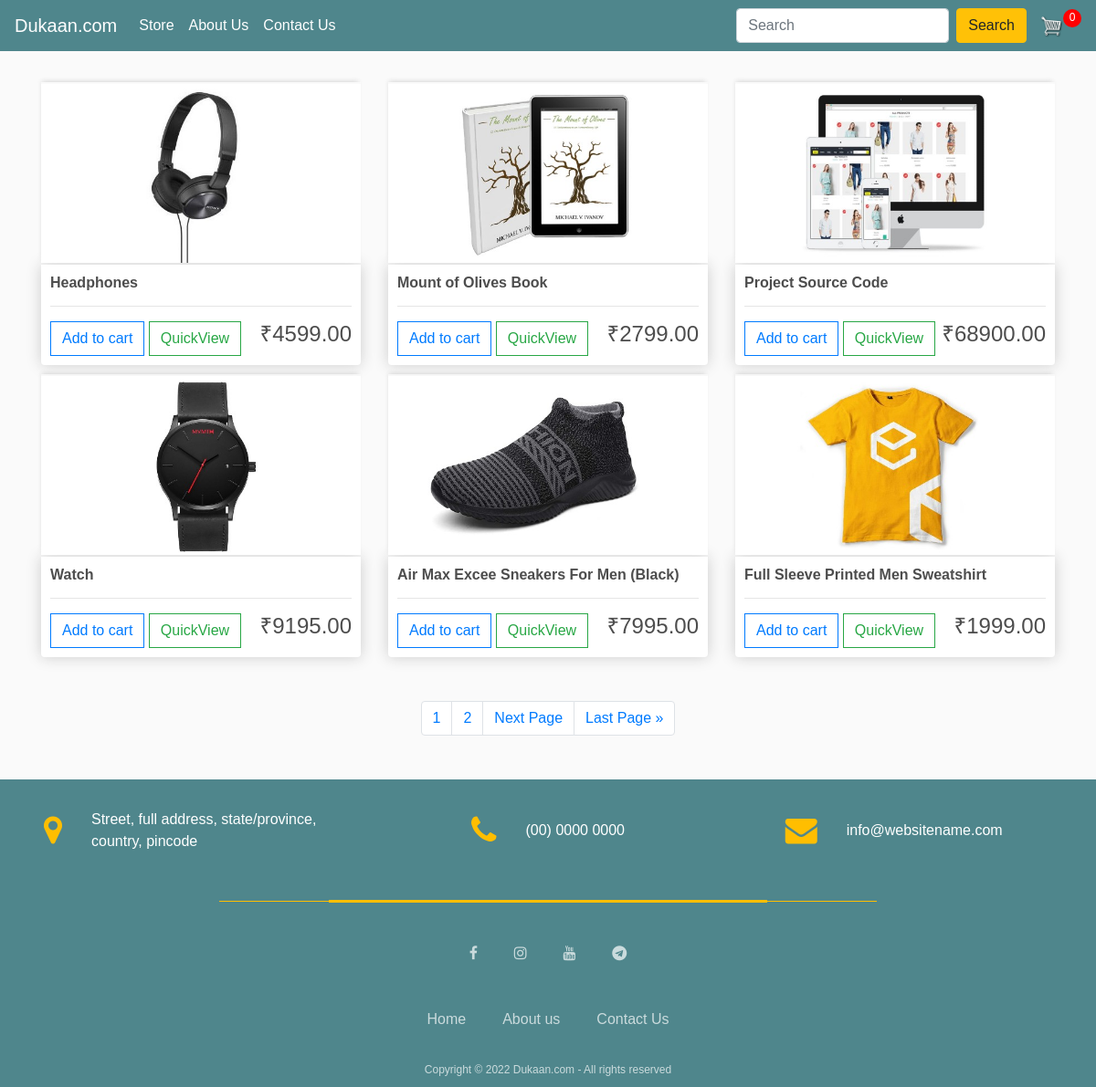
The page / on the database its author committed.
### store/models.py (models this page shows, shortened)
class Product(models.Model):
    name = models.CharField(max_length=2000, null=True)
    price = models.FloatField()
    digital = models.BooleanField(default=False, null=True, blank=False)
    image = models.ImageField(null=True, blank=True)
    @property
    def imageURL(self):
        try:
            url = self.image.url
        except:
            url = ''
        return url

### store/views.py (the view)
# urls.py: path('', include('store.urls')),
def store(request):
    data = cartData(request)
    cartItems = data["cartItems"]
    products = Product.objects.all()
    p = Paginator(Product.objects.all(), 6)
    page = request.GET.get('page')
    prods = p.get_page(page)
    nums = "a" * prods.paginator.num_pages
    context = {"products": products, "cartItems": cartItems , 'prods' : prods , 'nums' : nums}
    return render(request, "store/store.html", context)

### store/utils.py (called while the page is built, shortened)
def cookieCart(request):
    try:
        cart = json.loads(request.COOKIES["cart"])
    except:
        cart = {}
    print("Cart: ", cart)
    items = []
    order = {"get_cart_total": 0, "get_cart_items": 0, "shipping": False}
    cartItems = order["get_cart_items"]
    return {"cartItems": cartItems, "order": order, "items": items}

def cartData(request):
    if request.user.is_authenticated:
        customer = request.user.customer
        order, created = Order.objects.get_or_create(customer=customer, complete=False)
        items = order.orderitem_set.all()
        cartItems = order.get_cart_items
    else:
        cookieData = cookieCart(request)
        cartItems = cookieData["cartItems"]
        order = cookieData["order"]
        items = cookieData["items"]
    return {"cartItems": cartItems, "order": order, "items": items}

### store/templates/store/store.html (shortened to what this page needs)
{% extends 'store/main.html' %}
{% load static %}
{% block content %}
<div class="row">
    {% for product in prods %}
    <div class="col-lg-4">
        <img class="thumbnail" src="{{product.imageURL}}">
        <div class="box-element product">
            <h6><strong>{{product.name}}</strong></h6>
            <hr>
            <button data-product={{product.id}} data-action="add" class="btn btn-outline-primary update-cart">Add to
                cart</button>
            <a href="/productview/{{product.id}}" class="btn btn-outline-success">QuickView</a>
            <h4 style="float : right;">₹{{product.price | floatformat:2}}</h4>
        </div>
    </div>
    {% endfor %}
</div>
<nav aria-label="Page navigation example">
    <ul class="pagination justify-content-center  my-5">
        {% for num in nums %}
        <li class="page-item"><a class="page-link" href="?page={{forloop.counter}}">{{forloop.counter}}</a></li>
        {% endfor %}
        {% if prods.has_next %}
        <li class="page-item"><a href="?page={{prods.next_page_number}}" class="page-link">Next Page</a></li>
        <li class="page-item"><a href="?page={{prods.paginator.num_pages}}" class="page-link">Last Page &raquo;</a></li>
        {% endif %}
    </ul>
</nav>
{% endblock content %}

### store/templates/store/main.html (shortened to what this page needs)
<!DOCTYPE html>
{% load static %}
<html>
<head>
  <link rel="stylesheet" href="https://stackpath.bootstrapcdn.com/bootstrap/4.4.1/css/bootstrap.min.css"
 />
  <link rel="stylesheet" type="text/css" href="{% static 'css/main.css' %}" />
</head>
<body>
  <nav class="navbar navbar-expand-lg navbar-dark bg-dark">
    <a class="navbar-brand" href="{% url 'store' %}">Dukaan.com</a>
    <div class="collapse navbar-collapse" id="navbarSupportedContent">
      <ul class="navbar-nav mr-auto">
        <li class="nav-item active">
          <a class="nav-link" href="{% url 'store' %}">Store</a>
        </li>
        <li class="nav-item active">
          <a class="nav-link" href="{% url 'AboutUs' %}">About Us</a>
        </li>
        <li class="nav-item active">
          <a class="nav-link" href="{% url 'ContactUs' %}">Contact Us</a>
        </li>
      </ul>
      <form class="form-inline" method=POST action="{% url 'search' %}">{% csrf_token %}
        <input class="form-control mr-sm-2" type="search" placeholder="Search" aria-label="Search" name="searched">
        <button class="btn btn-warning my-2 my-sm-0 rounded" type="submit">Search</button>
      </form>
      <div class="form-inline my-2 my-lg-0">
        <a href="{% url 'cart' %}">
          <img id="cart-icon" src="{% static 'images/cart.png' %}">
        </a>
        <p id="cart-total">{{cartItems}}</p>
      </div>
    </div>
  </nav>
  <div class="container">
    <br />
    {% block content %} {% endblock content %}
  </div>
  <link rel="stylesheet" href="https://cdnjs.cloudflare.com/ajax/libs/font-awesome/4.7.0/css/font-awesome.min.css">
  <footer class="mt-3">
    <div class="top_header">
      <section>
        <span><i class="fa fa-map-marker"></i></span>
        <span>Street, full address, state/province, country, pincode</span>
      </section>
      <section>
        <span><i class="fa fa-phone"></i></span>
        <span>(00) 0000 0000</span>
      </section>
      <section>
        <span><i class="fa fa-envelope"></i></span>
        <span>info@websitename.com</span>
      </section>
    </div>
    <span class="border-shape"></span>
    <div class="bottom_content">
      <section>
        <a href="#"><i class="fa fa-facebook"></i></a>
        <a href="#"><i class="fa fa-instagram"></i></a>
        <a href="https://www.youtube.com/c/CyberProgrammer" target="_blank"><i class="fa fa-youtube"></i></a>
        <a href="#"><i class="fa fa-telegram"></i></a>
      </section>
      <section>
        <a href="{% url 'store'%}">Home</a>
        <a href="{% url 'AboutUs' %}">About us</a>
        <a href="{% url 'ContactUs' %}">Contact Us</a>
      </section>
    </div>
    <div class="copyright">
      Copyright © 2022 Dukaan.com - All rights reserved
    </div>
  </footer>
</body>
</html>

### static/css/main.css (style rules this page uses)
body { background-color: hsl(0, 0%, 98%); }
h1, h2, h3, h4, h5, h6 { color: hsl(0, 0%, 30%); }
.box-element { box-shadow: hsl(0, 0%, 80%) 0 0 16px; background-color: #fff; border-radius: 4px; padding: 10px; }
.thumbnail { object-fit: contain !important; width: 100%; height: 200px; -webkit-box-shadow: -1px -3px 5px -2px rgba(214, 214, 214, 1); -moz-box-shadow: -1px -3px 5px -2px rgba(214, 214, 214, 1); box-shadow: -1px -3px 5px -2px rgba(214, 214, 214, 1); }
.product { border-radius: 0 0 4px 4px; }
.bg-dark { background-color: #4f868c !important; }
#cart-icon { width: 25px; display: inline-block; margin-left: 15px; }
#cart-total { display: block; text-align: center; color: #fff; background-color: red; width: 20px; height: 20px; border-radius: 50%; font-size: 12px; }
.col-lg-4, .col-lg-6, .col-lg-8, .col-lg-12 { margin-top: 10px; }
.btn { border-radius: 0; }
*, *:after, *:before { -webkit-box-sizing: border-box; -moz-box-sizing: border-box; box-sizing: border-box; }
body { margin: 0; overflow-x: hidden !important; box-sizing: border-box; font-family: "Source Sans Pro", sans-serif; }
a { text-decoration: none; outline: none !important; color: #fff; }
.border-shape { background: #ffbe00 none repeat scroll 0 0; color: #fff; display: block; height: 3px; left: 0; margin: 20px auto; position: relative; right: 0; text-align: center; top: 0; width: 80px; }
.border-shape::before { background: #ffbe00 none repeat scroll 0 0; bottom: 0; content: ""; height: 1px; left: 80px; margin: 0 auto; position: absolute; text-align: center; top: 1px; width: 100px; }
.border-shape::after { background: #ffbe00 none repeat scroll 0 0; bottom: 0; content: ""; height: 1px; margin: 0 auto; position: absolute; right: 80px; text-align: center; top: 1px; width: 100px; }
footer { width: 100%; background-color: #4f868c; color: #fff; }
.top_header { padding: 2rem; display: flex; align-items: center; justify-content: center; position: relative; }
.top_header section { display: flex; align-items: center; justify-content: center; width: 100%; }
.top_header span { padding: 0 1rem; }
.top_header .fa { color: #ffbe00; font-size: 35px; }
footer .border-shape { width: 40%; }
footer .border-shape::before { width: 100%; left: 120px; }
footer .border-shape::after { width: 100%; right: 120px; }
footer .bottom_content section { padding: 1.5rem 2rem; display: flex; align-items: center; justify-content: Center; }
.bottom_content a { margin: 0 20px; color: rgba(255, 255, 255, 0.7); transition: 0.5s; }
.copyright { padding: 0.8em 0; background-color: #4f868c; text-align: center; color: rgba(255, 255, 255, 0.7); font-size: 12px; }

### store/templates/store/store.html (style rules this page uses)
.row { justify-content: center; }

### rows shown on the page
Product: imageURL (picture), name "Headphones", price "4599.00"
Product: imageURL (picture), name "Mount of Olives Book", price "2799.00"
Product: imageURL (picture), name "Project Source Code", price "68900.00"
Product: imageURL (picture), name "Watch", price "9195.00"
Product: imageURL (picture), name "Air Max Excee Sneakers For Men (Black)", price "7995.00"
Product: imageURL (picture), name "Full Sleeve Printed Men Sweatshirt", price "1999.00"

### other values the page prints
{{ cartItems }} "0"
